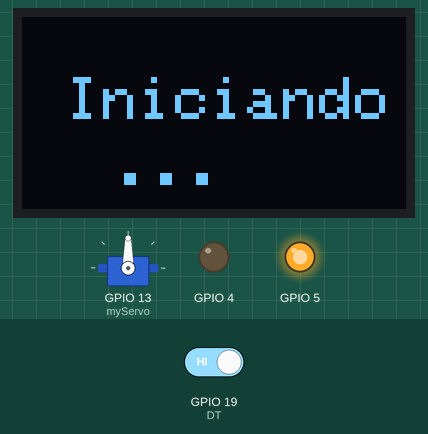
A sketch run on a simulated ESP32. Parts: servo, 128×64 one-colour display, output pins drawn as LEDs (lit = HIGH). Inputs (shaded band) come from the test bench; at power-on: GPIO 19 (DT) HIGH. WiFi joins after 1.5 s; servers stay silent unless stated; uploads are accepted with an empty reply; pins used as bus, display or sensor lines are not drawn; what the sketch prints to the serial monitor is not drawn.

Above: at 0.1 s.
At 4.7 s:
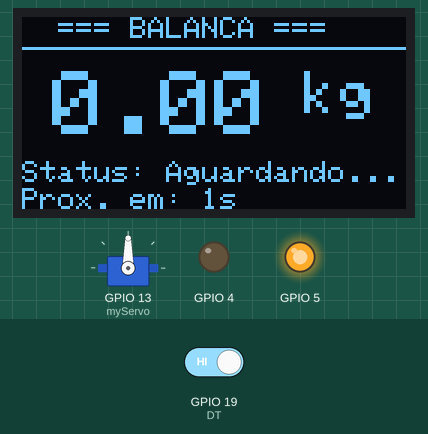
4.8 s: GPIO 19 (DT) driven LOW
At 5.08 s:
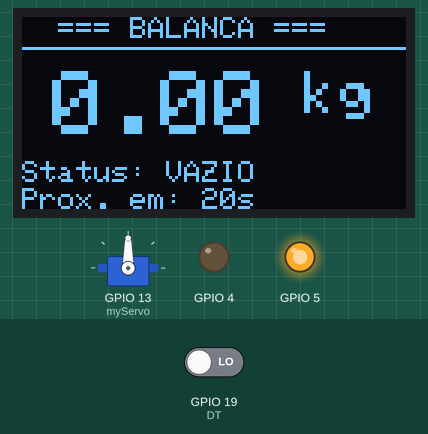
Timing chart, 0 to 7.8 s (numbered marks = the images above; inputs shaded):
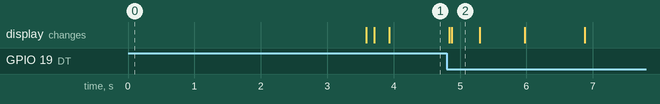

The sketch:

smartscale.ino
```cpp
#include <WiFi.h>
#include <HTTPClient.h>
#include <ESP32Servo.h>
#include <Wire.h>
#include <Adafruit_GFX.h>
#include <Adafruit_SSD1306.h>

// --- CONFIGURACOES DE REDE ---
#define WIFI_SSID  "Wokwi-GUEST"
#define WIFI_PASS  ""

// --- TAGOIO ---
#define TAGO_TOKEN "TOKEN_TAGOIO"
#define TAGO_URL   "https://api.tago.io/data"

// --- OLED ---
#define SCREEN_WIDTH 128
#define SCREEN_HEIGHT 64
#define OLED_RESET -1
Adafruit_SSD1306 display(SCREEN_WIDTH, SCREEN_HEIGHT, &Wire, OLED_RESET);

// --- HX711 ---
#define DT  19
#define SCK 18
#define RAW_ZERO 0
#define RAW_REF  420
#define PESO_REF 1.0

// --- CLASSIFICACAO ---
#define PESO_MINIMO 0.05
#define PESO_MEDIO  2.0
#define PESO_MAXIMO 4.0

// --- TEMPORIZACAO ---
#define INTERVALO_MS 20000

// --- VARIAVEIS GLOBAIS ---
Servo myServo;
int posicaoAtual = 90;
unsigned long ultimaMedicao = 0 - INTERVALO_MS;
float pesoAtual = 0;

long lerHX711() {
  unsigned long inicio = millis();
  while (digitalRead(DT) == HIGH) {
    if (millis() - inicio > 100) return -1;
  }
  long valor = 0;
  for (int i = 0; i < 24; i++) {
    digitalWrite(SCK, HIGH);
    delayMicroseconds(1);
    valor = (valor << 1) | digitalRead(DT);
    digitalWrite(SCK, LOW);
    delayMicroseconds(1);
  }
  digitalWrite(SCK, HIGH);
  delayMicroseconds(1);
  digitalWrite(SCK, LOW);
  if (valor & 0x800000) valor |= 0xFF000000;
  return valor;
}

float rawParaKg(long raw) {
  float fator = (float)(RAW_REF - RAW_ZERO) / PESO_REF;
  float kg = (float)(raw - RAW_ZERO) / fator;
  return kg < 0 ? 0 : kg;
}

float mediaMovel(float novoPeso) {
  static float historico[4] = {0, 0, 0, 0};
  static int idx = 0;
  static float ultimo = 0;
  if (abs(novoPeso - ultimo) > 0.1) {
    for (int i = 0; i < 4; i++) historico[i] = novoPeso;
    idx = 0;
  }
  ultimo = novoPeso;
  historico[idx] = novoPeso;
  idx = (idx + 1) % 4;
  float soma = 0;
  for (int i = 0; i < 4; i++) soma += historico[i];
  return soma / 4.0;
}

void setServo(int angulo) {
  if (angulo != posicaoAtual) {
    myServo.write(angulo);
    posicaoAtual = angulo;
  }
}

void setLED(bool verde) {
  digitalWrite(5, verde ? HIGH : LOW);
  digitalWrite(4, verde ? LOW  : HIGH);
}

void atualizarDisplay(float peso, String status, int segundosRestantes) {
  display.clearDisplay();
  display.setTextSize(1);
  display.setTextColor(SSD1306_WHITE);
  display.setCursor(0, 0);
  display.println("  === BALANCA ===");
  display.drawLine(0, 10, 127, 10, SSD1306_WHITE);
  display.setTextSize(3);
  display.setCursor(10, 18);
  display.print(peso, 2);
  display.setTextSize(2);
  display.print(" kg");
  display.setTextSize(1);
  display.setCursor(0, 48);
  display.print("Status: ");
  display.println(status);
  display.setCursor(0, 57);
  display.print("Prox. em: ");
  display.print(segundosRestantes);
  display.print("s");
  display.display();
}

void mostrarAlerta(float peso) {
  display.clearDisplay();
  display.setTextSize(1);
  display.setTextColor(SSD1306_WHITE);
  display.setCursor(20, 0);
  display.println("!!! ALERTA !!!");
  display.drawLine(0, 10, 127, 10, SSD1306_WHITE);
  display.setTextSize(2);
  display.setCursor(10, 18);
  display.print(peso, 2);
  display.print(" kg");
  display.setTextSize(1);
  display.setCursor(10, 45);
  display.println("ACIMA DE 4 kg!");
  display.setCursor(10, 55);
  display.println("Verifique carga");
  display.display();
}

void conectarWiFi() {
  WiFi.begin(WIFI_SSID, WIFI_PASS);
  Serial.print("Conectando ao Wi-Fi");
  int tentativas = 0;
  while (WiFi.status() != WL_CONNECTED && tentativas < 20) {
    delay(500);
    Serial.print(".");
    tentativas++;
  }
  if (WiFi.status() == WL_CONNECTED) {
    Serial.println("\nWi-Fi conectado! IP: " + WiFi.localIP().toString());
  } else {
    Serial.println("\nFalha ao conectar. Continuando sem rede...");
  }
}

void enviarParaTagoIO(float peso, String classificacao) {
  if (WiFi.status() != WL_CONNECTED) {
    Serial.println("Wi-Fi nao conectado, pulando envio.");
    return;
  }

  String status = (peso > PESO_MAXIMO) ? "sobrepeso" : "ok";

  HTTPClient http;
  http.begin(TAGO_URL);
  http.addHeader("Content-Type", "application/json");
  http.addHeader("Device-Token", TAGO_TOKEN);

  String corpo = "[{\"variable\":\"peso_kg\",\"value\":" + String(peso, 3) + ",\"unit\":\"kg\"},"
                 "{\"variable\":\"classificacao\",\"value\":\"" + classificacao + "\"},"
                 "{\"variable\":\"status\",\"value\":\"" + status + "\"}]";

  Serial.println("Enviando: " + corpo);
  int httpCode = http.POST(corpo);
  if (httpCode == 200 || httpCode == 201) {
    Serial.println("TagoIO: enviado! HTTP " + String(httpCode));
  } else {
    Serial.println("TagoIO: erro HTTP " + String(httpCode));
    Serial.println(http.getString());
  }
  http.end();
}

void setup() {
  Serial.begin(115200);
  pinMode(DT, INPUT);
  pinMode(SCK, OUTPUT);
  digitalWrite(SCK, LOW);
  pinMode(5, OUTPUT);
  pinMode(4, OUTPUT);
  setLED(true);
  myServo.attach(13);
  myServo.write(90);
  if (!display.begin(SSD1306_SWITCHCAPVCC, 0x3C)) {
    Serial.println("OLED nao encontrado!");
    while (true);
  }
  display.clearDisplay();
  display.setTextSize(2);
  display.setTextColor(SSD1306_WHITE);
  display.setCursor(15, 20);
  display.println("Iniciando");
  display.setCursor(30, 42);
  display.println("...");
  display.display();
  delay(2000);
  conectarWiFi();
  Serial.println("Pronto!");
  ultimaMedicao = millis() - INTERVALO_MS;
}

void loop() {
  unsigned long agora = millis();
  int segundosRestantes = (INTERVALO_MS - (agora - ultimaMedicao)) / 1000 + 1;
  if (segundosRestantes < 1) segundosRestantes = 1;
  atualizarDisplay(pesoAtual, "Aguardando...", segundosRestantes);
  if (agora - ultimaMedicao >= INTERVALO_MS) {
    ultimaMedicao = agora;
    long raw = lerHX711();
    if (raw == -1) {
      Serial.println("Sensor sem resposta, tentando novamente...");
      ultimaMedicao = millis() - INTERVALO_MS + 1000;
      return;
    }
    float peso = rawParaKg(raw);
    peso = mediaMovel(peso);
    pesoAtual = peso;
    String classificacao = "";
    if (peso < PESO_MINIMO) {
      classificacao = "VAZIO";
      setServo(90);
      setLED(true);
      atualizarDisplay(peso, classificacao, 20);
    } else if (peso <= PESO_MEDIO) {
      classificacao = "ESQUERDA";
      setLED(true);
      atualizarDisplay(peso, classificacao, 20);
      setServo(0);
      delay(700);
      setServo(90);
    } else if (peso <= PESO_MAXIMO) {
      classificacao = "DIREITA";
      setLED(true);
      atualizarDisplay(peso, classificacao, 20);
      setServo(180);
      delay(700);
      setServo(90);
    } else {
      classificacao = "SOBREPESO";
      setLED(false);
      mostrarAlerta(peso);
      delay(2000);
      setLED(true);
    }
    enviarParaTagoIO(peso, classificacao);
  }
  delay(200);
}
```

Measured:
- after the input at 4.8 s, the display: first differs from a run without the input after 0.07 s (image 2)
- what the display in image 2 shows lasts 0.4 s, from 4.9 s to 5.3 s
